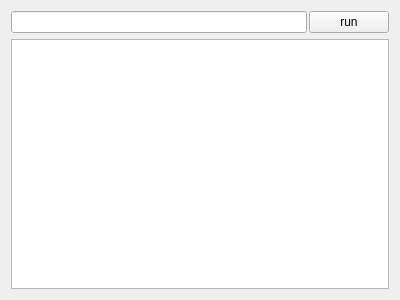
<?xml version="1.0" encoding="UTF-8"?>
<ui version="4.0">
 <class>mainForm</class>
 <widget class="QWidget" name="mainForm">
  <property name="geometry">
   <rect>
    <x>0</x>
    <y>0</y>
    <width>400</width>
    <height>300</height>
   </rect>
  </property>
  <property name="windowTitle">
   <string>fastrun</string>
  </property>
  <layout class="QVBoxLayout" name="verticalLayout">
   <item>
    <layout class="QHBoxLayout" name="horizontalLayout">
     <property name="spacing">
      <number>2</number>
     </property>
     <item>
      <widget class="QLineEdit" name="cmd_edit">
       <property name="acceptDrops">
        <bool>false</bool>
       </property>
       <property name="frame">
        <bool>true</bool>
       </property>
      </widget>
     </item>
     <item>
      <widget class="QPushButton" name="run_button">
       <property name="enabled">
        <bool>true</bool>
       </property>
       <property name="sizePolicy">
        <sizepolicy hsizetype="Minimum" vsizetype="Fixed">
         <horstretch>0</horstretch>
         <verstretch>0</verstretch>
        </sizepolicy>
       </property>
       <property name="minimumSize">
        <size>
         <width>0</width>
         <height>0</height>
        </size>
       </property>
       <property name="baseSize">
        <size>
         <width>0</width>
         <height>0</height>
        </size>
       </property>
       <property name="text">
        <string>run</string>
       </property>
       <property name="iconSize">
        <size>
         <width>16</width>
         <height>16</height>
        </size>
       </property>
       <property name="autoDefault">
        <bool>false</bool>
       </property>
       <property name="default">
        <bool>false</bool>
       </property>
      </widget>
     </item>
    </layout>
   </item>
   <item>
    <widget class="QListView" name="result_listview"/>
   </item>
  </layout>
 </widget>
 <tabstops>
  <tabstop>cmd_edit</tabstop>
  <tabstop>run_button</tabstop>
  <tabstop>result_listview</tabstop>
 </tabstops>
 <resources/>
 <connections/>
</ui>
